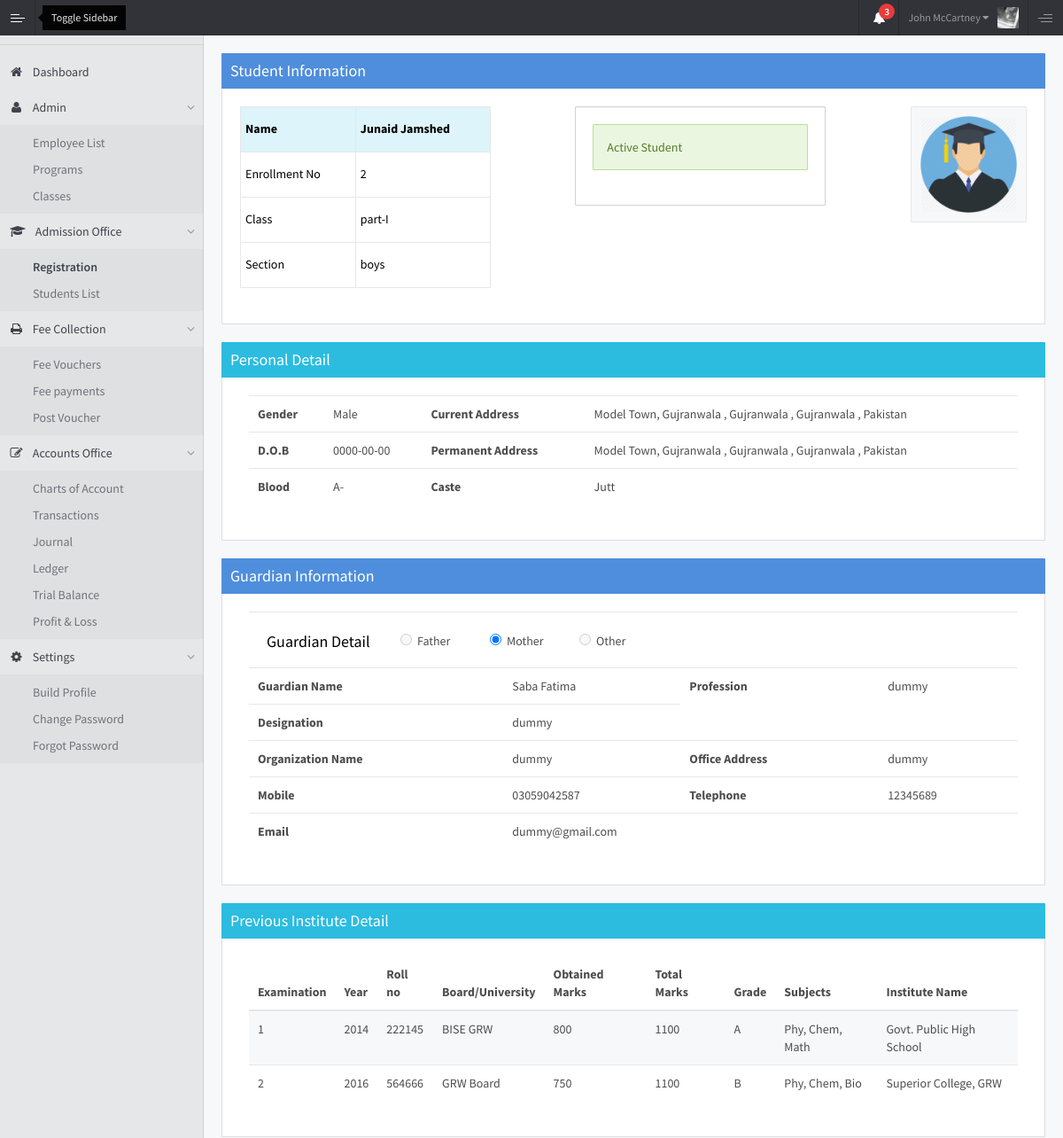
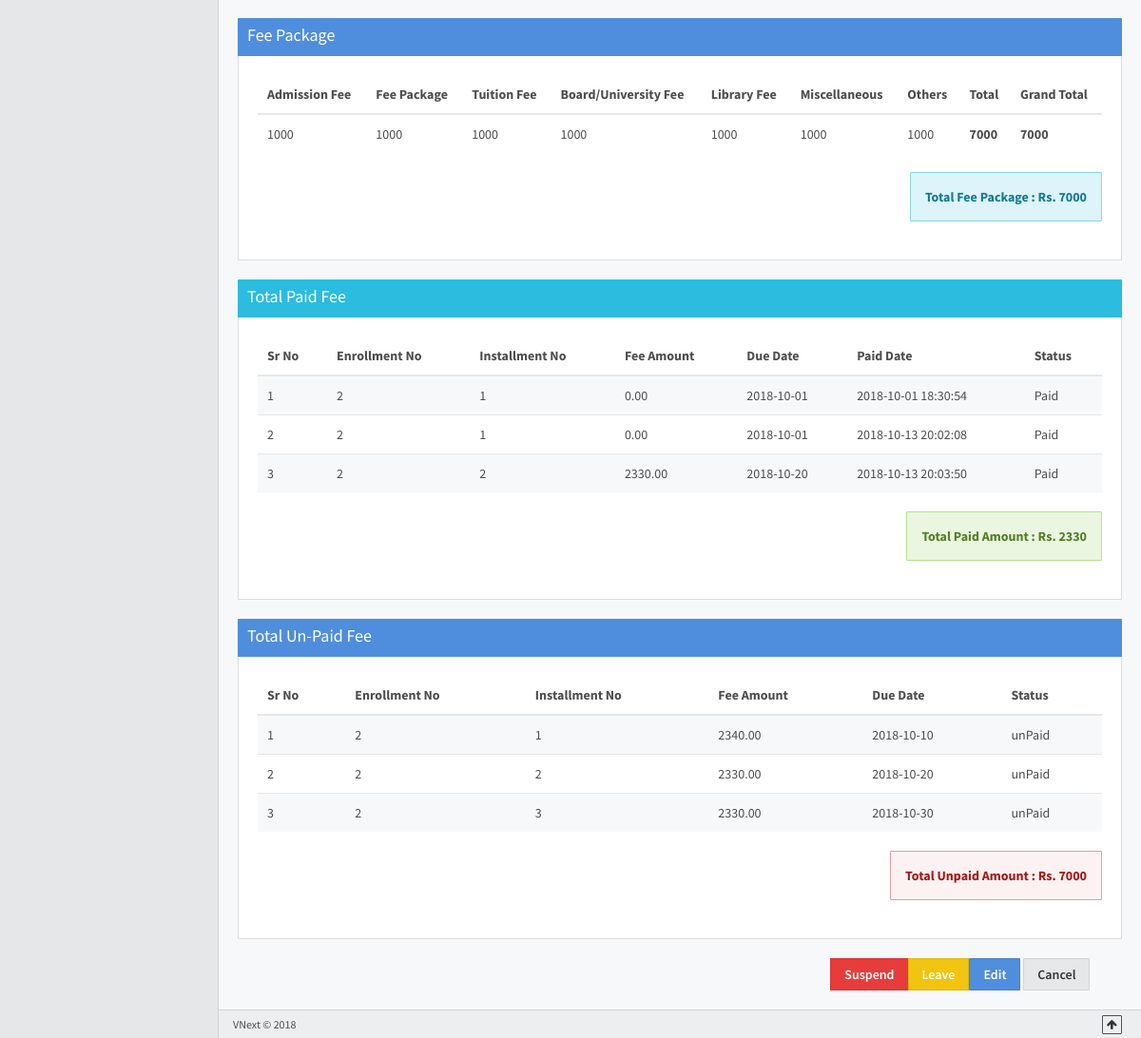
/ilm/admin/studentDetails/2, run on the app's committed database (2 pictures, top to bottom).
### tables this page shows
CREATE TABLE `personal_details` (
  `id` int(11) NOT NULL,
  `enrollment_id` int(11) NOT NULL,
  `first_name` varchar(255) NOT NULL,
  `last_name` varchar(255) NOT NULL,
  `gender` int(11) NOT NULL,
  `dob` date NOT NULL,
  `religion` int(11) NOT NULL,
  `blood_group` varchar(10) NOT NULL,
  `caste` varchar(50) NOT NULL,
  `bform_or_cnic_no` varchar(50) NOT NULL
);

CREATE TABLE `family_information` (
  `id` int(11) NOT NULL,
  `enrollment_id` int(11) NOT NULL,
  `father_name` varchar(255) NOT NULL,
  `father_cnic` varchar(50) NOT NULL,
  `guardian` int(11) NOT NULL COMMENT '0 = father, 1 = mother, 2 = other',
  `first_name` varchar(255) NOT NULL,
  `last_name` varchar(255) NOT NULL,
  `profession` varchar(255) NOT NULL,
  `designation` varchar(255) NOT NULL,
  `organization_name` varchar(255) NOT NULL,
  `office_address` text NOT NULL,
  `telephone` varchar(100) NOT NULL,
  `mobile_no` varchar(100) NOT NULL,
  `email` varchar(255) NOT NULL
);

CREATE TABLE `classes` (
  `id` int(11) NOT NULL,
  `title` varchar(50) NOT NULL,
  `program_id` int(11) NOT NULL
);

CREATE TABLE `sections` (
  `id` int(11) NOT NULL,
  `title` varchar(50) NOT NULL,
  `class_id` int(11) NOT NULL
);

CREATE TABLE `addresses` (
  `id` int(11) NOT NULL,
  `enrollment_id` int(11) NOT NULL,
  `city` varchar(255) NOT NULL,
  `district` varchar(255) NOT NULL,
  `country` varchar(255) NOT NULL,
  `address` text NOT NULL,
  `address_type` int(11) NOT NULL COMMENT '0 = present, 1 = permenant'
);

CREATE TABLE `previous_institution_details` (
  `id` int(11) NOT NULL,
  `enrollment_id` int(11) NOT NULL,
  `exam_type` varchar(255) NOT NULL,
  `exam_year` int(11) NOT NULL,
  `p_roll_no` varchar(255) NOT NULL,
  `board_university` varchar(255) NOT NULL,
  `obt_marks` float NOT NULL,
  `total_marks` float NOT NULL,
  `grade` varchar(10) NOT NULL,
  `subjects` text NOT NULL,
  `institute_name` text NOT NULL
);

CREATE TABLE `fee_info` (
  `id` int(11) NOT NULL,
  `enrollment_id` int(11) NOT NULL,
  `adm_fee` float NOT NULL,
  `fee_package` float NOT NULL,
  `tuition_fee` float NOT NULL,
  `boardUniReg_fee` float NOT NULL,
  `library_fee` float NOT NULL,
  `miscellaneous_fee` float NOT NULL,
  `others` float NOT NULL,
  `total_fee` float NOT NULL,
  `grand_total` float NOT NULL,
  `status` int(11) NOT NULL DEFAULT '1' COMMENT '0 = inactive, 1 = active'
);

CREATE TABLE `paid_fee` (
  `id` int(11) NOT NULL,
  `enrollment_id` int(11) NOT NULL,
  `classId` int(11) NOT NULL,
  `sectionId` int(11) NOT NULL,
  `installment_no` int(11) NOT NULL,
  `fee_amount` decimal(13,2) NOT NULL,
  `status` int(11) NOT NULL COMMENT '0= unpaid, 1 = paid',
  `installment_date` date NOT NULL,
  `pay_date` timestamp NOT NULL DEFAULT CURRENT_TIMESTAMP,
  `created_by` int(11) NOT NULL,
  `edited_by` int(11) NOT NULL,
  `delete_status` int(11) NOT NULL DEFAULT '0' COMMENT '0 = not_deleted, 1 = soft_deleted'
);

### ilm/application/views/admin/studentDetails.php (the view, shortened to what the rows shown need)
<?php
    echo $student_info_view;
?>
<div class="panel panel-info">
    <div class="panel-body">
        <div class="std-detail clearfix">
            <div class="col-sm-12">
                <div class="">
                    <table class="table table-responsive table-hover  ">
                        <tbody><tr>
                            <th>Gender</th>
                            <td><?php echo $gender ;?></td>
                            <th>Current Address</th>
                            <td><?= $presentAddresses['address']." , ".$presentAddresses['city']."  , "
                                .$presentAddresses['district']."  , ".$presentAddresses['country'];?></td>
                        </tr>
                        <tr>
                            <td><strong>D.O.B</strong></td>
                            <td><?php echo $student_detail['dob'] ;?></td>
                            <td><b>Permanent Address</b></td>
                            <td><?= $permenantAddresses['address']." , ".$permenantAddresses['city']."  , "
                                .$permenantAddresses['district']."  , ".$permenantAddresses['country'];?></td>
                        </tr>
                        <tr>
                            <th>Blood</th>
                            <td>
                                <?php echo $blood_group[$student_detail['blood_group']]; ?>
                            </td>
                            <th>Caste</th>
                            <td colspan="3"><?php echo $student_detail['caste'] ;?></td>
                        </tr>
                        </tbody></table>
                </div>
            </div>
        </div>
    </div>
</div>
<div class="panel panel-primary">
    <div class="panel-body">
        <div class="std-detail clearfix">
            <div class="col-sm-12">
                <div class="">
                    <table class="table table-responsive table-hover  ">
                        <tbody><tr>
                            <td colspan="4">
                                <div class="form-group">
                                    <span class="col-md-6">
                                        <?php $guardian_Id = $student_detail['guardian'] ;?>
                                        <label class="col-sm-3 radiofive">
                                            <input <?php echo $guardian_Id == 0 ? 'checked="True"' : 'disabled';?>
                                                    id="father" name="Parent.Type" type="radio">  <span>Father</span>
                                        </label>
                                        <label class="col-sm-3 radiofive">
                                            <input <?php echo $guardian_Id == 1 ? 'checked="True"' : 'disabled';?>
                                                    id="mother" name="Parent.Type" type="radio"> <label for="mother"></label> <span>Mother</span>
                                        </label>
                                        <label class="col-sm-3 radiofive">
                                            <input <?php echo $guardian_Id == 2 ? 'checked="True"' : 'disabled';?>
                                                    id="other" name="Parent.Type"
                                                    type="radio"> <label for="other"></label> <span>Other</span>
                                        </label>
                                    </span>
                                </div>
                            </td>
                        </tr>
                        <tr>
                            <th>Guardian Name</th>
                            <td><?php echo $student_detail['first_name'].' '. $student_detail['last_name'] ;?></td>
                            <th>Profession</th>
                            <td>
                                <?php echo $student_detail['profession'] ;?>
                            </td>
                        </tr>
                        <tr>
                            <th>Designation</th>
                            <td><?php echo $student_detail['designation'] ;?></td>
                        </tr>
                        <tr>
                            <th>Organization Name</th>
                            <td><?php echo $student_detail['organization_name'] ;?></td>
                            <th>Office Address</th>
                            <td><?php echo $student_detail['office_address'] ;?></td>
                        </tr>
                        <tr>
                            <th>Mobile</th>
                            <td><?php echo $student_detail['mobile_no'] ;?></td>
                            <th>Telephone</th>
                            <td><?php echo $student_detail['telephone'] ;?></td>
                        </tr>
                        <tr>
                            <th>Email</th>
                            <td colspan="3"><?php echo $student_detail['email'] ;?></td>
                        </tr>
                        </tbody></table>
                </div>
            </div>
        </div>
    </div>
</div>
<div class="panel panel-info">
    <div class="panel-body std-panel infinite-scroll">
        <div class="std-detail clearfix">
            <div class="col-sm-12">
                <div class="">
                    <table class="table table-responsive table-hover table-striped">
                        <thead>
                        <tr>
                            <th>Examination</th>
                            <th>Year</th>
                            <th>Roll no</th>
                            <th>Board/University</th>
                            <th>Obtained Marks</th>
                            <th>Total Marks</th>
                            <th>Grade</th>
                            <th>Subjects</th>
                            <th>Institute Name</th>
                        </tr>
                        </thead>
                        <tbody>
                        <?php foreach ($previousInstitutes as $institute) : ?>
                        <tr>
                            <td><?php echo  $institute['exam_type']; ?></td>
                            <td><?php echo  $institute['exam_year']; ?></td>
                            <td><?php echo  $institute['p_roll_no']; ?> </td>
                            <td><?php echo  $institute['board_university']; ?></td>
                            <td><?php echo  $institute['obt_marks']; ?></td>
                            <td><?php echo  $institute['total_marks']; ?></td>
                            <td><?php echo  $institute['grade']; ?></td>
                            <td><?php echo  $institute['subjects']; ?></td>
                            <td><?php echo  $institute['institute_name']; ?></td>
                        </tr>
                        <?php endforeach; ?>
                        </tbody>
                    </table>
                </div>
            </div>
        </div>
    </div>
</div>
<?php
    echo $fee_pkg_history_view;
?>

### ilm/application/views/admin/student_info.php (shortened to what the rows shown need)
<div class="panel panel-primary">
    <div class="panel-body">
        <div class="std-detail clearfix">
            <div class="row">
                <div class="col-sm-4">
                    <table class="table table-responsive table-condensed table-hover table-bordered">
                        <tr class="alert alert-info">
                            <td><h5><b><?php echo $student_detail['fName'] . ' ' .
                                            $student_detail['lName'];
                                        ?></b></h5></td>
                        </tr>
                        <tr>
                            <td><h5><?php echo $student_detail['enrollment_id'] ;?></h5></td>
                        </tr>
                        <tr>
                            <td><h5><?php echo $student_detail['class_name'] ;?></h5></td>
                        </tr>
                        <tr>
                            <td><h5><?php echo $student_detail['section_name'] ;?></h5></td>
                        </tr>
                    </table>
                </div>
            </div>
        </div>
    </div>
</div>

### ilm/application/views/vouchers/fee_pkg_history.php (shortened to what the rows shown need)
<div>
    <div class="panel panel-primary">
        <div class="panel-body">
            <table class="table">
                <thead>
                <tr>
                    <th>Admission Fee</th>
                    <th>Fee Package</th>
                    <th>Tuition Fee</th>
                    <th>Board/University Fee</th>
                    <th>Library Fee</th>
                    <th>Miscellaneous</th>
                    <th>Others</th>
                    <th>Total</th>
                    <th>Grand Total</th>
                </tr>
                </thead>
                <tbody>
                <tr>
                    <td><?php echo  $fee_package->adm_fee; ?></td>
                    <td><?php echo  $fee_package->fee_package; ?></td>
                    <td><?php echo  $fee_package->tuition_fee; ?> </td>
                    <td><?php echo  $fee_package->boardUniReg_fee; ?></td>
                    <td><?php echo  $fee_package->library_fee; ?></td>
                    <td><?php echo  $fee_package->miscellaneous_fee; ?></td>
                    <td><?php echo  $fee_package->others; ?></td>
                    <td><b><?php echo  $fee_package->total_fee; ?></b></td>
                    <td><b><?php echo  $fee_package->grand_total; ?></b></td>
                </tr>
                </tbody>
            </table>
            <p><span class="pull-right alert alert-info" ><b>Total Fee Package :  Rs. <?php echo
                        $fee_package->grand_total ;
                        ?></b></span></p>
        </div>
    </div>
    <div class="panel panel-info">
        <div class="panel-body">
            <table class="table table-striped table-hover">
                <thead>
                <tr>
                    <th>Sr No </th>
                    <th>Enrollment No</th>
                    <th>Installment No</th>
                    <th>Fee Amount</th>
                    <th>Due Date</th>
                    <th>Paid Date</th>
                    <th>Status</th>
                </tr>
                </thead>
                <tbody>
                <?php
                $sum = 0.0;
                $i = 1;
                ?>
                <?php foreach ($paid_fee as $fee): ?>
                    <tr>
                        <td><?php echo  $i; ?></td>
                        <td><?php echo  $fee->enrollment_id; ?></td>
                        <td><?php echo  $fee->installment_no; ?></td>
                        <td><?php echo  $fee->fee_amount; ?> </td>
                        <td><?php echo  $fee->installment_date; ?></td>
                        <td><?php echo  $fee->pay_date; ?></td>
                        <td><?php echo  'Paid'; ?>
                        </td>
                        <?php
                        $sum = $sum + $fee->fee_amount;
                        $i++;
                        ?>
                    </tr>
                <?php endforeach; ?>
                </tbody>
            </table>
        </div>
    </div>
    <div class="panel panel-primary">
        <div class="panel-body">
            <table class="table table-striped table-hover">
                <thead>
                <tr>
                    <th>Sr No </th>
                    <th>Enrollment No</th>
                    <th>Installment No</th>
                    <th>Fee Amount</th>
                    <th>Due Date</th>
                    <th>Status</th>
                </tr>
                </thead>
                <tbody>
                <?php $sum = 0.0;
                $i = 1;
                ?>
                <?php foreach ($unpaid_fee as $fee): ?>
                    <tr>
                        <td><?php echo  $i; ?></td>
                        <td><?php echo  $fee->enrollment_id; ?></td>
                        <td><?php echo  $fee->installment_no; ?></td>
                        <td><?php echo  $fee->fee_amount; ?> </td>
                        <td><?php echo  $fee->installment_date; ?></td>
                        <td><?php echo  'unPaid'; ?></td>
                    </tr>
                    <?php $sum = $sum + $fee->fee_amount;
                    $i++;
                    ?>
                <?php endforeach; ?>
                </tbody>
            </table>
        </div>
    </div>
</div>

### data on the page
personal_details: first_name "Junaid", last_name "Jamshed", dob "0000-00-00", blood_group "A-", caste "Jutt"
family_information: enrollment "2", guardian "☐ Father", guardian "☑ Mother", guardian "☐ Other", first_name "Saba", last_name "Fatima", profession "dummy", designation "dummy", organization_name "dummy", office_address "dummy", mobile_no "03059042587", telephone "12345689", email "dummy@gmail.com"
classes: title "part-I"
sections: title "boys"
addresses: address "Model Town, Gujranwala", city "Gujranwala", district "Gujranwala", country "Pakistan"
addresses: address "Model Town, Gujranwala", city "Gujranwala", district "Gujranwala", country "Pakistan"
previous_institution_details: exam_type "1", exam_year "2014", p_roll_no "222145", board_university "BISE GRW", obt_marks "800", total_marks "1100", grade "A", subjects "Phy, Chem, Math", institute_name "Govt. Public High School"
previous_institution_details: exam_type "2", exam_year "2016", p_roll_no "564666", board_university "GRW Board", obt_marks "750", total_marks "1100", grade "B", subjects "Phy, Chem, Bio", institute_name "Superior College, GRW"
fee_info: adm_fee "1000", fee_package "1000", tuition_fee "1000", boardUniReg_fee "1000", library_fee "1000", miscellaneous_fee "1000", others "1000", total_fee "7000", grand_total "7000"
paid_fee: enrollment "2", installment_no "1", fee_amount "0.00", installment_date "2018-10-01", pay_date "2018-10-01 18:30:54"
paid_fee: enrollment "2", installment_no "1", fee_amount "0.00", installment_date "2018-10-01", pay_date "2018-10-13 20:02:08"
paid_fee: enrollment "2", installment_no "2", fee_amount "2330.00", installment_date "2018-10-20", pay_date "2018-10-13 20:03:50"
paid_fee: enrollment "2", installment_no "1", fee_amount "2340.00", installment_date "2018-10-10"
paid_fee: enrollment "2", installment_no "2", fee_amount "2330.00", installment_date "2018-10-20"
paid_fee: enrollment "2", installment_no "3", fee_amount "2330.00", installment_date "2018-10-30"

### other printed values
$gender "Male"
$sum "2330"
$sum "7000"
